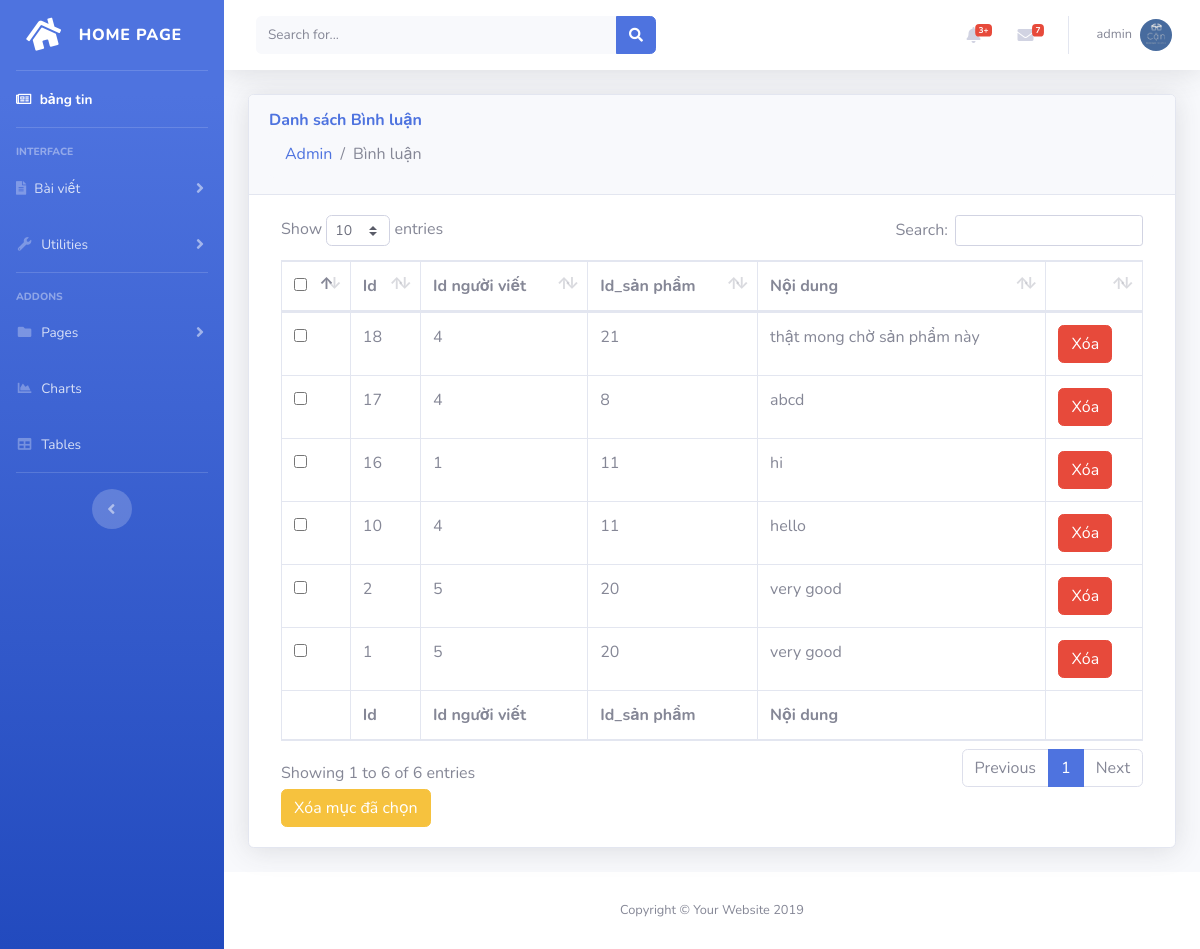
/admin/?page=comment (signed in), run on the app's committed database.
### tables this page shows
CREATE TABLE `comments` (
  `id` int(11) NOT NULL,
  `product_id` int(11) NOT NULL,
  `user_id` int(11) NOT NULL,
  `content` varchar(255) NOT NULL,
  `created_at` date NOT NULL
);

### libs/database.php (called while the page is built, shortened)
<?php
function connection()
{
    try {
        $conn = new PDO("mysql:host=localhost; dbname=pt15211_web204; charset=utf8", "root", "");
    } catch (PDOException $e) {
        echo "Lỗi kết nối đến cơ sở dữ liệu " . $e->getMessage();
    }
    return $conn;
}
 function listAll($table){
    $conn = connection();
    try{
        $sql = "SELECT * FROM $table ORDER BY id DESC";
        $stmt=$conn->prepare($sql);
        $stmt->execute();
        $result = $stmt ->fetchAll(PDO::FETCH_ASSOC);
    }
    catch( PDOException $e){
        echo "loi xu li du lieu".$e->getMessage();
    }finally{
        unset($conn);
    }
    return $result;
};
?>

### libs/comment.php (called while the page is built, shortened)
<?php
    require_once 'database.php';
    function list_all_comment(){
        return listAll('comments');
    };
?>

### admin/comment/index.php (the view, shortened to what this page needs)
<?php
    require_once '../libs/comment.php';
    $list_comment= list_all_comment();
?>
<div class="container-fluid">
    <div class="card shadow mb-4">
        <div class="card-header py-3">
            <h6 class="m-0 font-weight-bold text-primary">Danh sách Bình luận </h6>
            <nav aria-label="breadcrumb">
                <ol class="breadcrumb bg-light mb-0">
                    <li class="breadcrumb-item"><a href="#">Admin</a></li>
                    <li class="breadcrumb-item active" aria-current="page">Bình luận</li>
                </ol>
            </nav>
        </div>
        <div class="card-body">
            <div class="table-responsive">
                <form action="" method="post" class="col-12">
                <table class="table table-bordered" id="dataTable" width="100%" cellspacing="0">
                    <thead>
                        <tr>
                            <th><input type="checkbox" name="checkall" id="checkall"></th>
                            <th>Id</th>
                            <th>Id người viết</th>
                            <th>Id_sản phẩm</th>
                            <th>Nội dung</th>
                            <th></th>
                        </tr>
                    </thead>
                    <tfoot>
                        <tr>
                        <th></th>
                            <th>Id</th>
                            <th>Id người viết</th>
                            <th>Id_sản phẩm</th>
                            <th>Nội dung</th>
                            <th></th>
                        </tr>
                    </tfoot>
                    <tbody>
                        <?php foreach($list_comment as $c):?>
                        <tr>
                            <td><input type="checkbox" name="id[]" value="<?=$c['id']?>" id=""></td>
                            <td><?=$c['id']?></td>
                            <td><?=$c['user_id']?></td>
                            <td><?=$c['product_id']?></td>
                            <td><?=$c['content']?></td>
                            <td>
                                <a href="<?=ROOT?>admin/?page=comment&id=<?=$c['id']?>" onclick="return confirm('Bạn có chắc muốn xóa bình luận này không?')" class="btn btn-danger" >Xóa</a>
                            </td>
                        </tr>
                        <?php endforeach;?>
                    </tbody>
                </table>
                <button type="submit" class="btn btn-warning" name="btndel_comment" id="btndel-product">Xóa mục đã chọn</button>
                </form>
            </div>
        </div>
    </div>
</div>

### data on the page
comments: id "18", user "4", product "21", content "thật mong chờ sản phẩm này"
comments: id "17", user "4", product "8", content "abcd"
comments: id "16", user "1", product "11", content "hi"
comments: id "10", user "4", product "11", content "hello"
comments: id "2", user "5", product "20", content "very good"
comments: id "1", user "5", product "20", content "very good"

### other printed values
$_SESSION['user']['username'] "admin"
